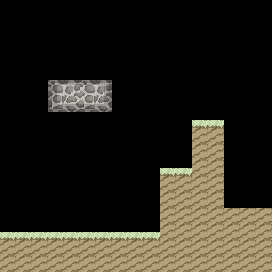

A level layout from a 2D game, rendered from its tile map. Below: a short description, then the map file with its tile-grid data intact:
An orthogonal 17x17 tile map with 16x16 px tiles, 3 tile layers (Tile Layer 1, invisible, fake).

<map version="1.2" tiledversion="1.2.4" orientation="orthogonal" renderorder="right-down" width="17" height="17" tilewidth="16" tileheight="16" infinite="0" nextlayerid="8" nextobjectid="3">
 <tileset firstgid="1" source="lyre_of_truth.tsx" />
 <layer id="5" name="Tile Layer 1" width="17" height="17">
  <properties>
   <property name="z_index" type="int" value="2" />
  </properties>
  <data encoding="csv">
0,0,0,0,0,0,0,0,0,0,0,0,0,0,0,0,0,
0,0,0,0,0,0,0,0,0,0,0,0,0,0,0,0,0,
0,0,0,0,0,0,0,0,0,0,0,0,0,0,0,0,0,
0,0,0,0,0,0,0,0,0,0,0,0,0,0,0,0,0,
0,0,0,0,0,0,0,0,0,0,0,0,0,0,0,0,0,
0,0,0,0,0,0,0,0,0,0,0,0,0,0,0,0,0,
0,0,0,0,0,0,0,0,0,0,0,0,0,0,0,0,0,
0,0,0,0,0,0,0,0,0,0,0,0,0,0,0,0,0,
0,0,0,0,0,0,0,0,0,0,0,0,0,0,0,0,0,
0,0,0,0,0,0,0,0,0,0,0,0,0,0,0,0,0,
0,0,0,0,0,0,0,0,0,0,0,0,6,6,0,0,0,
0,0,0,0,0,0,0,0,0,0,0,0,26,26,0,0,0,
0,0,0,0,0,0,0,0,0,0,6,6,26,26,0,0,0,
0,0,0,0,0,0,0,0,0,0,26,26,26,26,0,0,0,
6,6,6,6,6,6,6,6,6,6,26,26,26,26,6,6,6,
26,26,26,26,26,26,26,26,26,26,26,26,26,26,26,26,26,
26,26,26,26,26,26,26,26,26,26,26,26,26,26,26,26,26
</data>
 </layer>
 <layer id="6" name="invisible" width="17" height="17">
  <properties>
   <property name="z_index" type="int" value="1" />
  </properties>
  <data encoding="csv">
0,0,0,0,0,0,0,0,0,0,0,0,0,0,0,0,0,
0,0,0,0,0,0,0,0,0,0,0,0,0,0,0,0,0,
0,0,0,0,0,0,0,0,0,0,0,0,0,0,0,0,0,
0,0,0,0,0,0,0,0,0,0,0,0,0,0,0,0,0,
0,0,0,0,0,0,0,0,0,0,0,0,0,0,0,0,0,
0,0,0,0,0,0,0,0,0,0,0,0,0,0,0,0,0,
0,0,0,0,0,0,0,0,0,0,0,0,0,0,0,0,0,
0,0,0,0,0,0,0,0,0,0,0,0,6,6,0,0,0,
0,0,0,0,0,0,0,0,0,0,0,0,26,26,0,0,0,
0,0,0,0,0,0,0,0,0,0,0,0,26,26,0,0,0,
0,0,0,0,0,0,0,0,0,0,6,6,26,26,0,0,0,
0,0,0,0,0,0,0,0,0,0,26,26,0,26,0,0,0,
0,0,0,0,0,0,0,0,0,0,26,26,0,26,0,0,0,
0,0,0,0,0,0,0,0,0,0,0,0,0,0,0,0,0,
0,0,0,0,0,0,0,0,0,0,0,0,0,0,0,0,0,
0,0,0,0,0,0,0,0,0,0,0,0,0,0,0,0,0,
0,0,0,0,0,0,0,0,0,0,0,0,0,0,0,0,0
</data>
 </layer>
 <layer id="7" name="fake" width="17" height="17">
  <properties>
   <property name="z_index" type="int" value="0" />
  </properties>
  <data encoding="csv">
0,0,0,0,0,0,0,0,0,0,0,0,0,0,0,0,0,
0,0,0,0,0,0,0,0,0,0,0,0,0,0,0,0,0,
0,0,0,0,0,0,0,0,0,0,0,0,0,0,0,0,0,
0,0,0,0,0,0,0,0,0,0,0,0,0,0,0,0,0,
0,0,0,0,0,0,0,0,0,0,0,0,0,0,0,0,0,
0,0,0,1,2,3,4,0,0,0,0,0,0,0,0,0,0,
0,0,0,61,62,63,64,0,0,0,0,0,0,0,0,0,0,
0,0,0,0,0,0,0,0,0,0,0,0,0,0,0,0,0,
0,0,0,0,0,0,0,0,0,0,0,0,0,0,0,0,0,
0,0,0,0,0,0,0,0,0,0,0,0,0,0,0,0,0,
0,0,0,0,0,0,0,0,0,0,0,0,0,0,0,0,0,
0,0,0,0,0,0,0,0,0,0,0,0,26,0,0,0,0,
0,0,0,0,0,0,0,0,0,0,0,0,26,0,0,0,0,
0,0,0,0,0,0,0,0,0,0,26,26,26,26,26,26,26,
0,0,0,0,0,0,0,0,0,0,26,26,26,26,26,26,26,
26,26,26,26,26,26,26,26,26,26,26,26,26,26,26,26,26,
26,26,26,26,26,26,26,26,26,26,26,26,26,26,26,26,26
</data>
 </layer>
</map>
